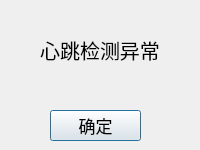
<?xml version="1.0" encoding="UTF-8"?>
<ui version="4.0">
 <class>offlineDialog</class>
 <widget class="QDialog" name="offlineDialog">
  <property name="geometry">
   <rect>
    <x>0</x>
    <y>0</y>
    <width>200</width>
    <height>150</height>
   </rect>
  </property>
  <property name="minimumSize">
   <size>
    <width>200</width>
    <height>150</height>
   </size>
  </property>
  <property name="maximumSize">
   <size>
    <width>200</width>
    <height>150</height>
   </size>
  </property>
  <property name="windowTitle">
   <string>Dialog</string>
  </property>
  <layout class="QVBoxLayout" name="verticalLayout">
   <property name="spacing">
    <number>0</number>
   </property>
   <property name="leftMargin">
    <number>0</number>
   </property>
   <property name="topMargin">
    <number>0</number>
   </property>
   <property name="rightMargin">
    <number>0</number>
   </property>
   <property name="bottomMargin">
    <number>0</number>
   </property>
   <item>
    <widget class="QWidget" name="widget" native="true">
     <property name="minimumSize">
      <size>
       <width>0</width>
       <height>100</height>
      </size>
     </property>
     <property name="maximumSize">
      <size>
       <width>16777215</width>
       <height>100</height>
      </size>
     </property>
     <layout class="QHBoxLayout" name="horizontalLayout">
      <item>
       <widget class="QLabel" name="label">
        <property name="font">
         <font>
          <family>Arial Rounded MT Bold</family>
          <pointsize>15</pointsize>
         </font>
        </property>
        <property name="text">
         <string>心跳检测异常</string>
        </property>
        <property name="alignment">
         <set>Qt::AlignCenter</set>
        </property>
       </widget>
      </item>
     </layout>
    </widget>
   </item>
   <item>
    <widget class="QWidget" name="widget_2" native="true">
     <widget class="QPushButton" name="pushButton">
      <property name="geometry">
       <rect>
        <x>50</x>
        <y>10</y>
        <width>91</width>
        <height>31</height>
       </rect>
      </property>
      <property name="font">
       <font>
        <pointsize>13</pointsize>
       </font>
      </property>
      <property name="text">
       <string>确定</string>
      </property>
     </widget>
    </widget>
   </item>
  </layout>
 </widget>
 <resources/>
 <connections/>
</ui>
